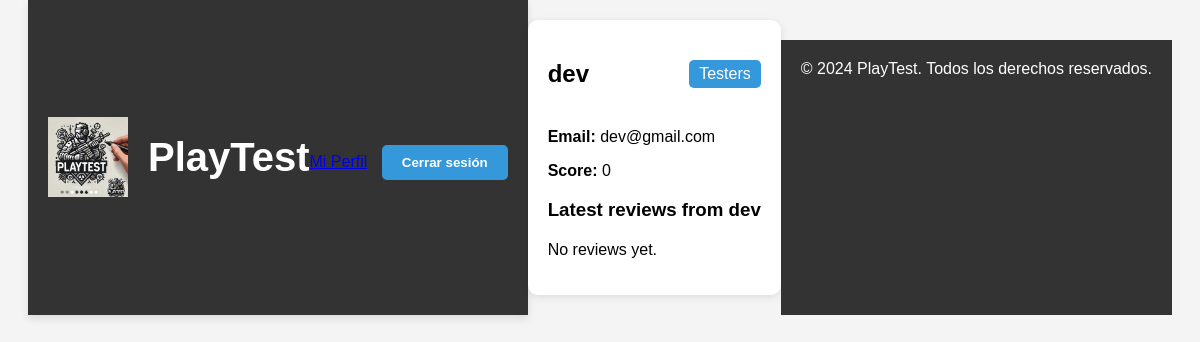
/profile/ (signed in), run on the app's committed database.
### myapp/models.py (models this page shows, shortened)
class CustomUser(AbstractUser):
    score = models.IntegerField(default=0)  # Campo de puntaje
    groups = models.ManyToManyField(
        Group,
        related_name='customuser_groups',
        help_text='The groups this user belongs to.',
        verbose_name='groups',
    )
    user_permissions = models.ManyToManyField(
        Permission,
        related_name='customuser_permissions',
        blank=True,
        help_text='Specific permissions for this user.',
        verbose_name='user permissions',
    )

### myapp/views.py (the view)
# urls.py: path('profile/', UserProfileView.as_view(), name='user_profile'),
class UserProfileView(LoginRequiredMixin, DetailView):
    model = CustomUser
    template_name = 'user_profile.html'
    context_object_name = 'user_profile'
    def get_object(self):
        return self.request.user
    def get_context_data(self, **kwargs):
        context = super().get_context_data(**kwargs)
        context['user_comments'] = Comment.objects.filter(author=self.request.user)
        return context

### myapp/templates/user_profile.html (shortened to what this page needs)
{% extends 'base.html' %}
{% block content %}
<div class="profile-container">
    <div class="profile-header">
        <h2>{{ user_profile.username }}</h2>
        <span class="user-role">{{ user_profile.groups.first.name }}</span>
    </div>
    <div class="profile-info">
        <p><strong>Email:</strong> {{ user_profile.email }}</p>
        <p><strong>Score:</strong> {{ user_profile.score }}</p>
    </div>
    <h3>Latest reviews from {{ user_profile.username }}</h3>
    <div class="review-list">
        {% for review in user_comments %}
            <div class="review-item">
                <h4>{{ review.text }}</h4>
                <p><strong>Game:</strong> {{ review.game.title }}</p>
                <p><small>Date: {{ review.created_at }}</small></p>
            </div>
        {% empty %}
            <p>No reviews yet.</p>
        {% endfor %}
    </div>
</div>
{% endblock %}

### myapp/static/css/styles.css (style rules this page uses)
body { font-family: Arial, sans-serif; background-color: #f4f4f4; margin: 0; padding: 0; display: flex; justify-content: center; }
.profile-container { max-width: 800px; margin: 20px auto; padding: 20px; background-color: #fff; box-shadow: 0 2px 8px rgba(0, 0, 0, 0.1); border-radius: 10px; text-align: left; }
.profile-header { display: flex; justify-content: space-between; align-items: center; margin-bottom: 20px; }
.user-role { background-color: #3498db; color: #fff; padding: 5px 10px; border-radius: 5px; }
.review-list { margin-top: 20px; }

### data on the page
CustomUser: username "dev", groups.first.name "Testers", email "dev@gmail.com", score "0"
